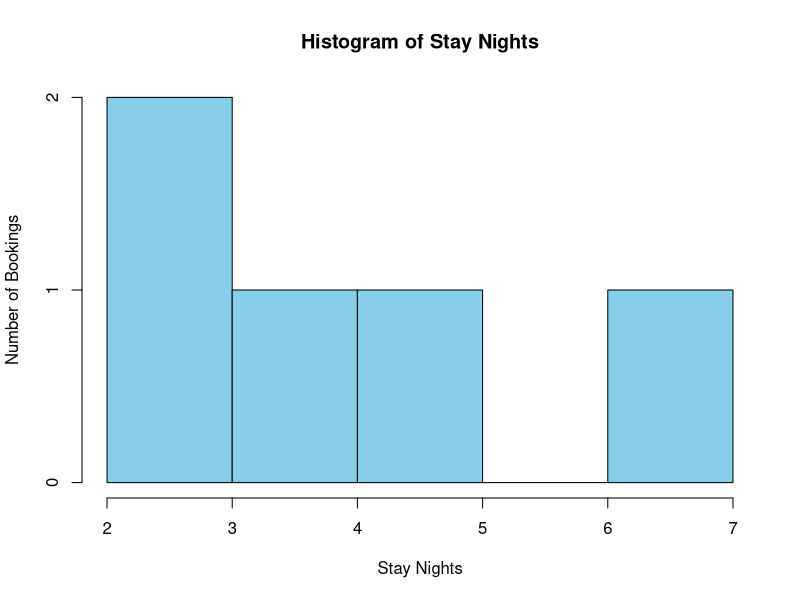

The R source for this figure:
# Hotel Booking Dataset
hotel_data <- data.frame(
  Booking_ID = c(1, 2, 3, 4, 5),
  Stay_Nights = c(2, 5, 3, 7, 4),
  Guests = c(2, 4, 1, 3, 2),
  Room_Type = c("Standard", "Deluxe", "Standard", "Suite", "Deluxe")
)

# Histogram of Stay Nights
hist(hotel_data$Stay_Nights,
     main = "Histogram of Stay Nights",
     xlab = "Stay Nights",
     ylab = "Number of Bookings",
     col = "skyblue",
     border = "black",
     breaks = 5)
